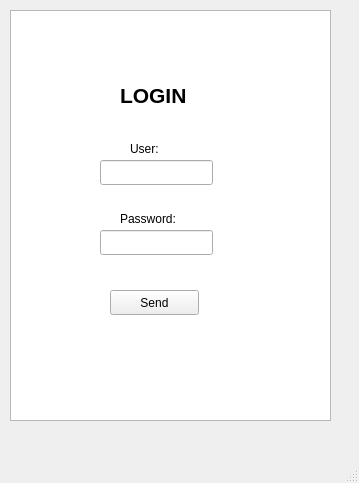
<?xml version="1.0" encoding="UTF-8"?>
<ui version="4.0">
 <class>login</class>
 <widget class="QMainWindow" name="login">
  <property name="geometry">
   <rect>
    <x>0</x>
    <y>0</y>
    <width>359</width>
    <height>483</height>
   </rect>
  </property>
  <property name="windowTitle">
   <string>MainWindow</string>
  </property>
  <widget class="QWidget" name="centralwidget">
   <widget class="QGraphicsView" name="graphicsView">
    <property name="geometry">
     <rect>
      <x>10</x>
      <y>10</y>
      <width>321</width>
      <height>411</height>
     </rect>
    </property>
   </widget>
   <widget class="QLabel" name="label">
    <property name="geometry">
     <rect>
      <x>120</x>
      <y>80</y>
      <width>71</width>
      <height>31</height>
     </rect>
    </property>
    <property name="text">
     <string>&lt;html&gt;&lt;head/&gt;&lt;body&gt;&lt;p&gt;&lt;span style=&quot; font-size:16pt; font-weight:600;&quot;&gt;LOGIN&lt;/span&gt;&lt;/p&gt;&lt;/body&gt;&lt;/html&gt;</string>
    </property>
   </widget>
   <widget class="QLabel" name="label_2">
    <property name="geometry">
     <rect>
      <x>130</x>
      <y>140</y>
      <width>67</width>
      <height>17</height>
     </rect>
    </property>
    <property name="text">
     <string>User:</string>
    </property>
   </widget>
   <widget class="QLineEdit" name="luser">
    <property name="geometry">
     <rect>
      <x>100</x>
      <y>160</y>
      <width>113</width>
      <height>25</height>
     </rect>
    </property>
   </widget>
   <widget class="QLineEdit" name="lpass">
    <property name="geometry">
     <rect>
      <x>100</x>
      <y>230</y>
      <width>113</width>
      <height>25</height>
     </rect>
    </property>
   </widget>
   <widget class="QLabel" name="label_3">
    <property name="geometry">
     <rect>
      <x>120</x>
      <y>210</y>
      <width>67</width>
      <height>17</height>
     </rect>
    </property>
    <property name="text">
     <string>Password:</string>
    </property>
   </widget>
   <widget class="QPushButton" name="pSend">
    <property name="geometry">
     <rect>
      <x>110</x>
      <y>290</y>
      <width>89</width>
      <height>25</height>
     </rect>
    </property>
    <property name="text">
     <string>Send</string>
    </property>
   </widget>
  </widget>
  <widget class="QMenuBar" name="menubar">
   <property name="geometry">
    <rect>
     <x>0</x>
     <y>0</y>
     <width>359</width>
     <height>22</height>
    </rect>
   </property>
  </widget>
  <widget class="QStatusBar" name="statusbar"/>
 </widget>
 <resources/>
 <connections/>
</ui>
